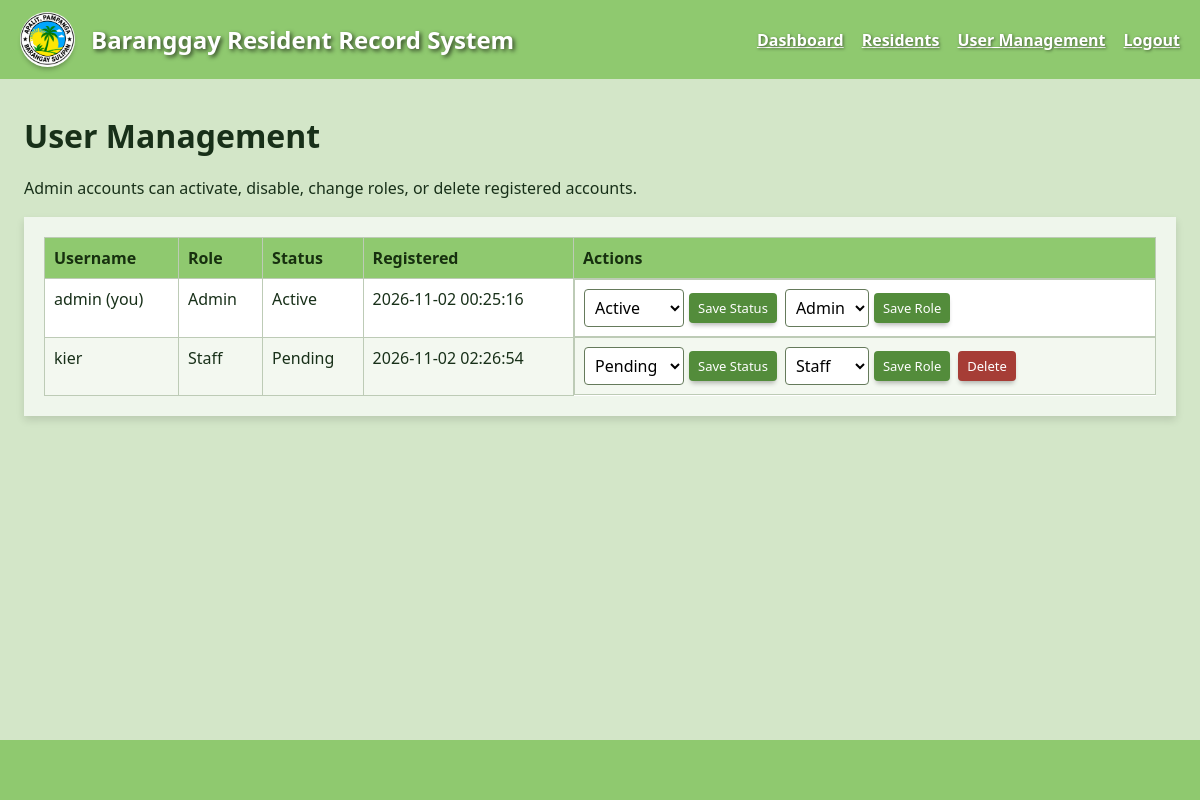
The page /users.php (signed in) on the database as committed earlier.
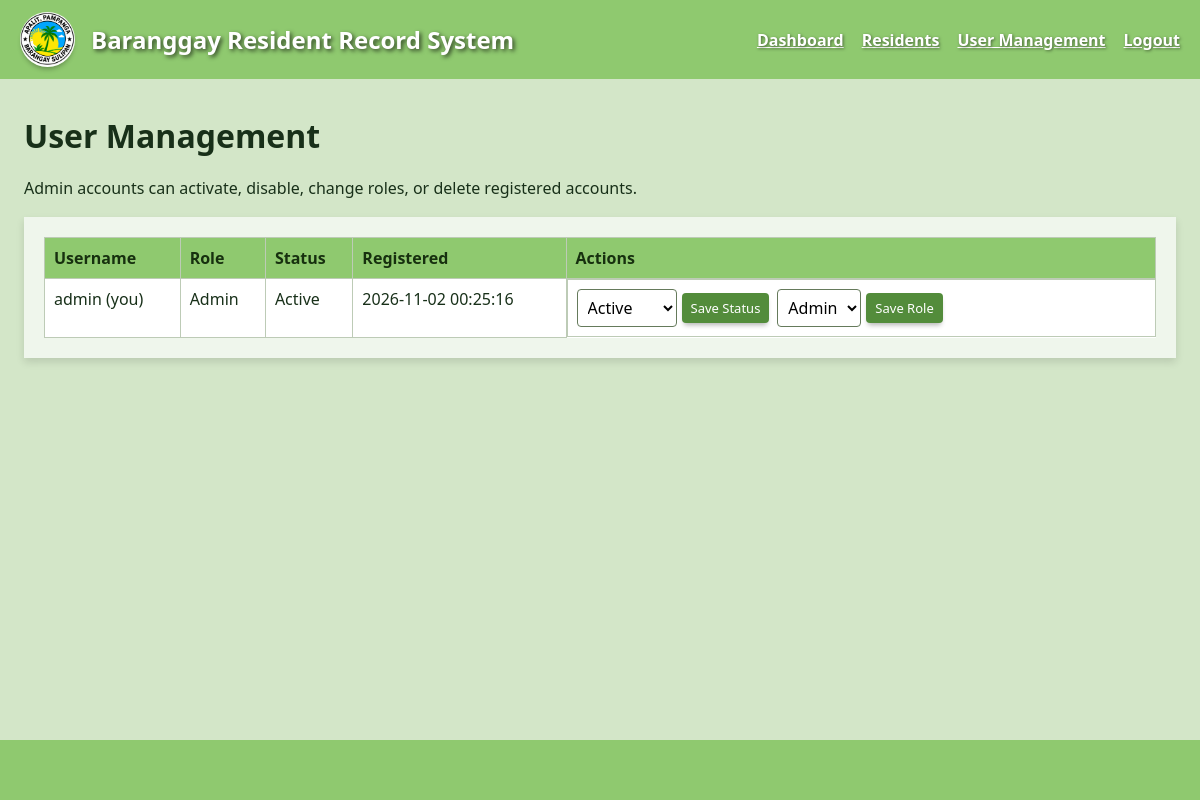
The same page on the database as committed later.
### tables this page shows
CREATE TABLE `users` (
  `id` int(11) NOT NULL,
  `username` varchar(50) NOT NULL,
  `password` varchar(255) NOT NULL,
  `role` enum('admin','staff') NOT NULL DEFAULT 'staff',
  `status` enum('pending','active','disable') NOT NULL DEFAULT 'pending',
  `creared_at` timestamp NOT NULL DEFAULT current_timestamp()
);

### config.php (called while the page is built, shortened)
<?php
$connect = mysqli_connect("localhost", "root", "", "baranggaydb");
$connect->set_charset("utf8mb4");
function h($value)
{
    return htmlspecialchars((string)($value ?? ''), ENT_QUOTES, 'UTF-8');
}
function require_login()
{
    global $connect;
    $stmt = $connect->prepare("SELECT id, username, role, status FROM users WHERE id = ?");
    $stmt->bind_param('i', $_SESSION['user_id']);
    $stmt->execute();
    $user = $stmt->get_result()->fetch_assoc();
    return $user;
}
function require_admin()
{
    $user = require_login();
    return $user;
}

### users.php (the view, shortened to what this page needs)
<?php
require_once 'config.php';
$admin = require_admin();
$result = $connect->query("SELECT id, username, role, status, creared_at FROM users ORDER BY id");
?>
<!DOCTYPE html>
<html lang="en">
<head>
</head>
<body>
    <header class="nav">
        <div class="logo">
            <img src="baranggay.png" alt="Barangay Logo">
            <h2>Baranggay Resident Record System</h2>
        </div>
        <nav>
            <a href="dashboard.php">Dashboard</a>
            <a href="residents.php">Residents</a>
            <?php if (($_SESSION['role'] ?? '') === 'admin'): ?>
            <a href="users.php">User Management</a>
            <?php endif; ?>
            <a href="logout.php">Logout</a>
        </nav>
    </header>
    <main class="page">
        <h1>User Management</h1>
        <p>Admin accounts can activate, disable, change roles, or delete registered accounts.</p>
        <section class="panel">
            <div class="table-wrap">
                <table>
                    <thead>
                        <tr>
                            <th>Username</th>
                            <th>Role</th>
                            <th>Status</th>
                            <th>Registered</th>
                            <th>Actions</th>
                        </tr>
                    </thead>
                    <tbody>
                        <?php while ($row = $result->fetch_assoc()): ?>
                        <tr>
                            <td>
                                <?= h($row['username']) ?>
                                <?= (int)$row['id'] === (int)$admin['id'] ? ' (you)' : '' ?>
                            </td>
                            <td>
                                <?= h(ucfirst($row['role'])) ?>
                            </td>
                            <td>
                                <?= h(ucfirst($row['status'])) ?>
                            </td>
                            <td>
                                <?= h($row['creared_at']) ?>
                            </td>
                            <td class="actions">
                                <form method="post">
                                    <select name="value" aria-label="Account status">
                                        <option value="pending" <?= $row['status'] === 'pending' ? 'selected' : '' ?>>Pending
                                        </option>
                                        <option value="active" <?= $row['status'] === 'active' ? 'selected' : '' ?>>Active
                                        </option>
                                    </select>
                                    <button class="btn small" type="submit">Save Status</button>
                                </form>
                                <form method="post">
                                    <select name="value" aria-label="Account role">
                                        <option value="staff" <?= $row['role'] === 'staff' ? 'selected' : '' ?>>Staff
                                        </option>
                                        <option value="admin" <?= $row['role'] === 'admin' ? 'selected' : '' ?>>Admin
                                        </option>
                                    </select>
                                    <button class="btn small" type="submit">Save Role</button>
                                </form>
                                <?php if ((int)$row['id'] !== (int)$admin['id']): ?>
                                <form method="post" onsubmit="return confirm('Delete this account?')">
                                    <button class="btn small danger" type="submit">Delete</button>
                                </form>
                                <?php endif; ?>
                            </td>
                        </tr>
                        <?php endwhile; ?>
                    </tbody>
                </table>
            </div>
        </section>
    </main>
    <footer>
    </footer>
</body>
</html>

### users.php (style rules this page uses)
* { box-sizing: border-box; margin: 0; padding: 0; font-family: 'Segoe UI', Tahoma, Geneva, Verdana, sans-serif }
html, body { min-height: 100% }
body { min-height: 100vh; display: flex; flex-direction: column; background: #D3E6C8; color: #183019 }
.nav { display: flex; justify-content: space-between; align-items: center; gap: 20px; background: #8FC96F; position: sticky; top: 0; z-index: 10; padding: 12px 20px }
.logo { display: flex; align-items: center; gap: 1rem; color: white; text-shadow: 2px 2px 4px rgba(0, 0, 0, .67) }
.logo img, .main-logo { width: 55px; height: 55px; object-fit: cover; border-radius: 50%; box-shadow: 0 4px 5px -2px rgba(0, 0, 0, .3) }
nav { display: flex; align-items: center; gap: 18px; flex-wrap: wrap }
nav a { color: white; font-weight: 600; text-shadow: 1px 1px 3px rgba(0, 0, 0, .5) }
a { color: darkgreen }
input, select { padding: 12px; border: 1px solid #657a5b; border-radius: 4px; background: #fff; font: inherit }
.btn { display: inline-block; padding: 9px 14px; border: 0; border-radius: 4px; background: #538c3b; color: white; text-align: center; text-decoration: none; cursor: pointer; box-shadow: 0 4px 5px -2px rgba(0, 0, 0, .3) }
.small { padding: 6px 9px; font-size: 13px }
.page { width: min(1200px, 96%); margin: 35px auto; flex: 1 }
.page h1 { margin-bottom: 20px }
.page>p { margin: 12px 0 }
.panel { background: rgba(255, 255, 255, .65); padding: 20px; margin: 18px 0; box-shadow: 0 4px 8px rgba(0, 0, 0, .12) }
.table-wrap { width: 100%; overflow-x: auto }
table { width: 100%; border-collapse: collapse; background: white }
th, td { border: 1px solid #bdcbb6; padding: 9px; text-align: left; vertical-align: top }
th { background: #8FC96F; color: #17300f }
.actions { min-width: 470px; display: flex; flex-direction: row; align-items: center; flex-wrap: wrap; gap: 8px }
.actions form { display: inline-flex; align-items: center; flex-wrap: nowrap; gap: 5px; margin: 0 }
.actions select { padding: 6px; max-width: 120px }
.actions .btn { white-space: nowrap }
footer { padding: 30px; background: #8FC96F; margin-top: auto }
.danger { background: #a63d36 }
tbody tr:nth-child(even) { background: #f3f8f0 }

Rows that differ between the two databases and show on the page:
removed users: username "kier", role "Staff", status "Pending", creared_at "2026-11-02 02:26:54", value "Pending", value "Staff"
